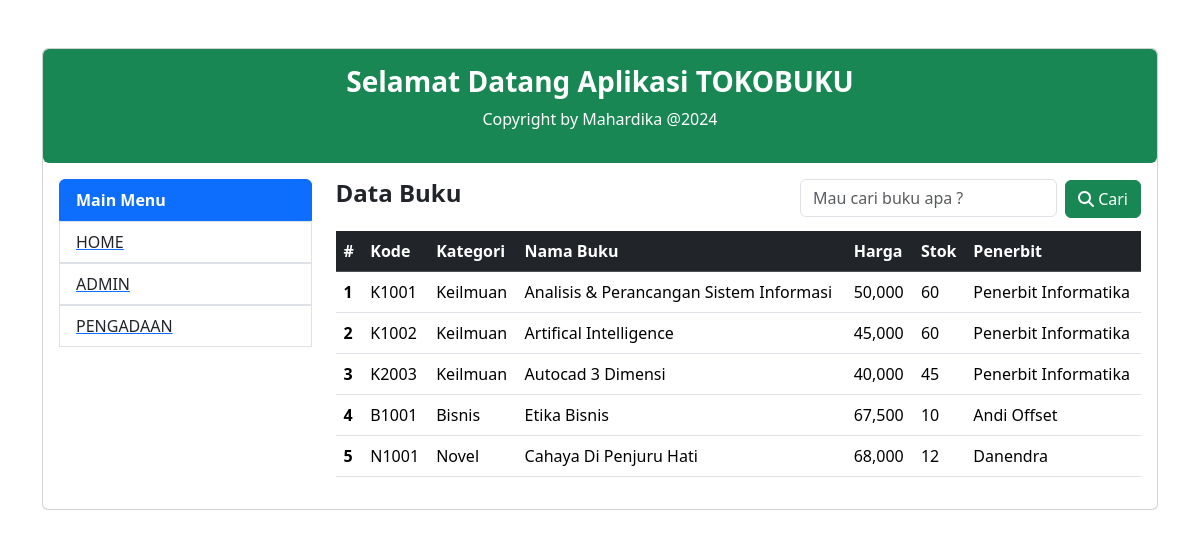
The page / on the database its author committed.
### tables this page shows
CREATE TABLE `buku` (
  `id` bigint(20) UNSIGNED NOT NULL,
  `kode` varchar(255) NOT NULL,
  `kategori` varchar(255) NOT NULL,
  `nama_buku` varchar(255) NOT NULL,
  `harga` int(11) NOT NULL,
  `stok` int(11) NOT NULL,
  `penerbit_id` bigint(20) UNSIGNED NOT NULL,
  `created_at` timestamp NULL DEFAULT NULL,
  `updated_at` timestamp NULL DEFAULT NULL
);

CREATE TABLE `penerbit` (
  `id` bigint(20) UNSIGNED NOT NULL,
  `kode` varchar(255) NOT NULL,
  `nama` varchar(255) NOT NULL,
  `alamat` text NOT NULL,
  `kota` varchar(255) NOT NULL,
  `telepon` bigint(20) NOT NULL,
  `created_at` timestamp NULL DEFAULT NULL,
  `updated_at` timestamp NULL DEFAULT NULL
);

### index.php (the view, shortened to what this page needs)
<?php
require "config.php";
$buku = mysqli_query($connect, "SELECT buku.*, penerbit.nama FROM buku inner join penerbit on buku.penerbit_id = penerbit.id");
?>
<!doctype html>
<html lang="en">
<head>
    <link href="https://cdn.jsdelivr.net/npm/bootstrap@5.3.2/dist/css/bootstrap.min.css" rel="stylesheet">
</head>
<body>
    <div class="container">
        <div class="row mt-5">
            <div class="col-md-12">
                <div class="card">
                    <div class="card-body rounded bg-success text-center text-white">
                        <h3 class="fw-bold">Selamat Datang Aplikasi TOKOBUKU</h3>
                        <p>Copyright by Mahardika @2024</p>
                    </div>
                    <div class="card-body">
                        <div class="row">
                            <div class="col-md-3">
                                <ul class="list-group">
                                    <li class="list-group-item active fw-bold" aria-current="true">Main Menu</li>
                                    <a href="index.php">
                                        <li class="list-group-item">
                                            HOME
                                        </li>
                                    </a>
                                    <a href="admin.php">
                                        <li class="list-group-item">ADMIN</li>
                                    </a>
                                    <a href="pengadaan.php">
                                        <li class="list-group-item">PENGADAAN</li>
                                    </a>
                                </ul>
                            </div>
                            <div class="col-md-9">
                                <form class="row float-end row-cols-lg-auto g-2 align-items-center" method="get">
                                    <div class="col-12">
                                        <div class="form-check">
                                            <input type="text" name="search" placeholder="Mau cari buku apa ?" class="form-control">
                                        </div>
                                    </div>
                                    <div class="col-12">
                                        <button type="submit" class="btn btn-success">
                                            <i class="fa fa-search"></i> Cari</button>
                                    </div>
                                </form>
                                <h4 class="fw-bold">Data Buku</h4>
                                <table class="table mt-4">
                                    <thead class="table-dark">
                                        <tr>
                                            <th scope="col">#</th>
                                            <th scope="col">Kode</th>
                                            <th scope="col">Kategori</th>
                                            <th scope="col">Nama Buku</th>
                                            <th scope="col">Harga</th>
                                            <th scope="col">Stok</th>
                                            <th scope="col">Penerbit</th>
                                        </tr>
                                    </thead>
                                    <tbody>
                                        <?php
                                        $no = 1;
                                        foreach ($buku as $data) {
                                        ?>
                                            <tr>
                                                <th scope="row"><?= $no++ ?></th>
                                                <td><?= $data["kode"] ?></td>
                                                <td><?= $data["kategori"] ?></td>
                                                <td><?= $data["nama_buku"] ?></td>
                                                <td><?= number_format($data["harga"]) ?></td>
                                                <td><?= $data["stok"] ?></td>
                                                <td><?= $data["nama"] ?></td>
                                            </tr>
                                        <?php
                                        }
                                        ?>
                                    </tbody>
                                </table>
                            </div>
                        </div>
                    </div>
                </div>
            </div>
        </div>
    </div>
</body>
</html>

### rows shown on the page
buku: kode "K1001", kategori "Keilmuan", nama_buku "Analisis & Perancangan Sistem Informasi", harga "50,000", stok "60", penerbit.nama "Penerbit Informatika"
buku: kode "K1002", kategori "Keilmuan", nama_buku "Artifical Intelligence", harga "45,000", stok "60", penerbit.nama "Penerbit Informatika"
buku: kode "K2003", kategori "Keilmuan", nama_buku "Autocad 3 Dimensi", harga "40,000", stok "45", penerbit.nama "Penerbit Informatika"
buku: kode "B1001", kategori "Bisnis", nama_buku "Etika Bisnis", harga "67,500", stok "10", penerbit.nama "Andi Offset"
buku: kode "N1001", kategori "Novel", nama_buku "Cahaya Di Penjuru Hati", harga "68,000", stok "12", penerbit.nama "Danendra"
